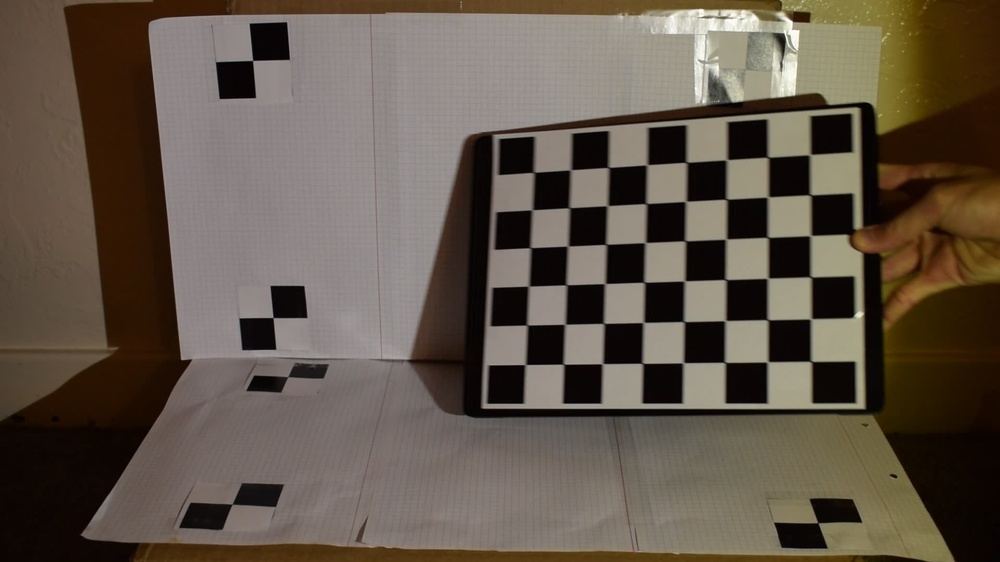
#> input picture assignments/assgn6/data/calib-cup/000006.jpg, 1000 x 562 px, shrunk from 1920 x 1080 before the run
$ python calibrationDemo.py
#> lines starting #> are read from the running program, lines starting #| are printed output that depends on the picture; after the words box and inside, x2 and y2 are one past the last pixel; in counts of white or black regions, pixels touching at a corner belong together
### assignments/assgn6/src/cp_hw6.py
import numpy as np
import os
import cv2
import matplotlib.pyplot as plt
from mpl_toolkits.mplot3d import Axes3D

# images: list of filenames for checkboard calibration files
# checkerboard: dimension of the inner corners
# dW: corner refinement window size. should be smaller for lower resolution images
def computeIntrinsic(images, checkerboard, dW):
    # Defining the dimensions of checkerboard
    # Number of inner corners, hard coded to class example
#> called with checkerboard = (6, 8), dW = (8, 8)
    criteria = (cv2.TERM_CRITERIA_EPS + cv2.TERM_CRITERIA_MAX_ITER, 80, 0.001)

    # Creating vector to store vectors of 3D points for each checkerboard image
    objpoints = []
    # Creating vector to store vectors of 2D points for each checkerboard image
    imgpoints = []

    # Defining the world coordinates for 3D points
    objp = np.zeros((1, checkerboard[0] * checkerboard[1], 3), np.float32)
    objp[0, :, :2] = np.mgrid[0 : checkerboard[0], 0 : checkerboard[1]].T.reshape(-1, 2)
    img_shape = None

    # Extracting path of individual image stored in a given directory
    print("Displaying chessboard corners. Press any button to continue to next example")
    for fname in images:
        img = cv2.imread(fname)
#> img is the input picture: shape (562, 1000, 3); mean B, G, R 73.7, 85.8, 97.2
        gray = cv2.cvtColor(img, cv2.COLOR_BGR2GRAY)
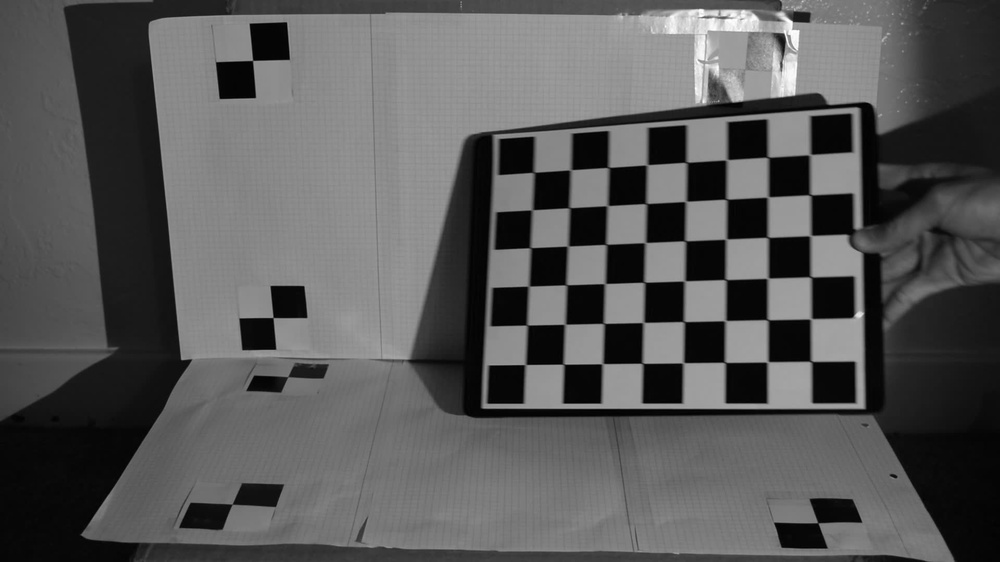
#> gray: shape (562, 1000); min 0, max 254, mean 87.8
        img_shape = gray.shape[::-1]
#> img_shape = (1000, 562)
        # Find the chess board corners
        # If desired number of corners are found in the image then ret = true
        # TODO: touchup
        ret, corners = cv2.findChessboardCorners(gray, checkerboard, None)
#> ret = True; corners = 48 rows, first 8: [810.3, 154.4], [809, 193], [809, 236.1], [810.8, 277.1], [810.8, 318.9], [811.2, 361.5], [768, 157.4], [767.5, 197.3]

        """
        If desired number of corner are detected,
        we refine the pixel coordinates and display
        them on the images of checker board
        """
        if ret == True:
            objpoints.append(objp)
            # refining pixel coordinates for given 2d points.
            # print(corners)
            corners2 = cv2.cornerSubPix(gray, corners, dW, (-1, -1), criteria)
#> corners2 = 48 rows, first 8: [810, 154.6], [810.2, 194.8], [810.5, 235.6], [810.7, 276.9], [810.9, 318.8], [811.1, 361.4], [767.9, 157.3], [767.9, 197]

            imgpoints.append(corners2)

            # Draw and display the corners
            img = cv2.drawChessboardCorners(img, checkerboard, corners2, ret)
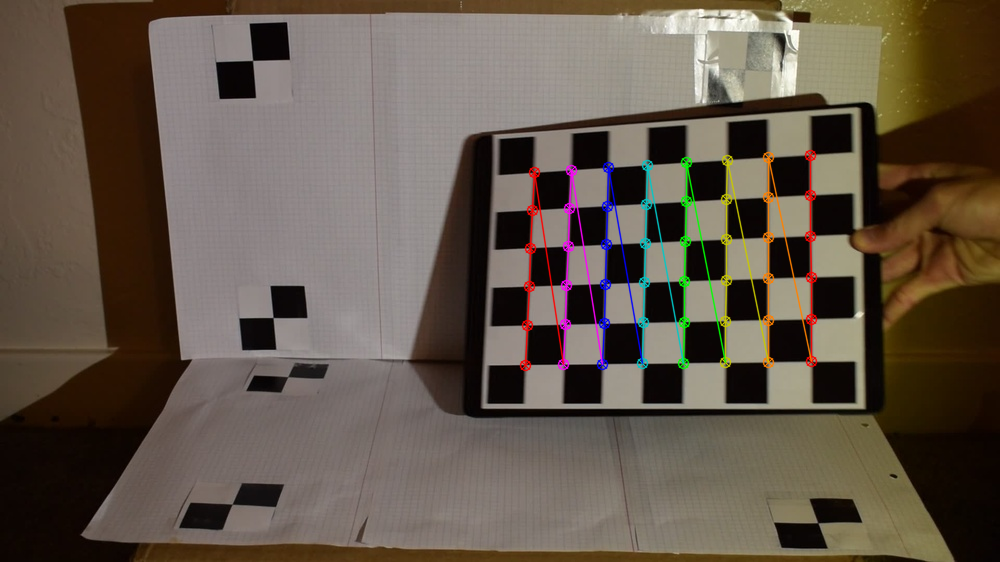
#> img: shape (562, 1000, 3); 2.29% of pixels changed, all inside (x1, y1, x2, y2) = (519, 149, 818, 372)
        else:
            print("error: checkerboard not found")

        cv2.imshow("img", img)
        cv2.waitKey(0)

    cv2.destroyAllWindows()

    """
    Performing camera calibration by
    passing the value of known 3D points (objpoints)
    and corresponding pixel coordinates of the
    detected corners (imgpoints)
        ret:
        mtx: camera matrix
        dist: distortion coefficients

    """
    ret, mtx, dist, rvecs, tvecs = cv2.calibrateCamera(
        objpoints, imgpoints, img_shape, None, None
    )
#> ret = 0.0709; mtx = [[1467.4, 0, 484.1], [0, 1461.9, 237.1], [0, 0, 1]]; dist = [[-0.224, 3.09, 0.0066, 0.0178, -25.07]]; rvecs = ([0.111, 0.502, 1.54],); tvecs = ([7.75, -1.99, 35.04],)

    print("Camera matrix: \n")
    print(mtx)
#| [[1.46742022e+03 0.00000000e+00 4.84105340e+02]
#|  [0.00000000e+00 1.46193438e+03 2.37069753e+02]
#|  [0.00000000e+00 0.00000000e+00 1.00000000e+00]]
    print("Distortion: \n")
    print(dist)
#| [[-2.24105100e-01  3.08716631e+00  6.59650172e-03  1.77783098e-02
#|   -2.50734879e+01]]

    return mtx, dist


# HACK global variables for callbacks… fix this someday…
X_CAPT = np.float32([])
Y_CAPT = np.float32([])


def computeExtrinsic(img_path, mtx, dist, dX, dY):
    global X_CAPT, Y_CAPT
    X_CAPT = np.float32([])
    Y_CAPT = np.float32([])
    color_img = cv2.imread(img_path)
    I = cv2.cvtColor(color_img, cv2.COLOR_BGR2GRAY)
    criteria = (cv2.TERM_CRITERIA_EPS + cv2.TERM_CRITERIA_MAX_ITER, 80, 0.001)

    # [17 lines left out: function capture_click, not called in this run]

    # plt.imshow(color_img[:,:,::-1])
    compute_name = "Define Extrinsic"
    cv2.namedWindow(compute_name)
    cv2.setMouseCallback(compute_name, capture_click)

    print(
        "Click on the four corners of the rectangular pattern, starting from the bottom-left and proceeding counter-clockwise."
    )
    # draw user selected features
    while True:
        cv2.imshow(compute_name, color_img)
        key = cv2.waitKey(1)

        if key == ord("q") or len(X_CAPT) == 4:
            break
    x = X_CAPT
    y = Y_CAPT
    # [17 lines of commented-out code are left out]

    img_points = np.vstack((x, y)).T.reshape(-1, 1, 2)
    obj_points = np.array([[0, dX, dX, 0], [0, 0, dY, dY], [0, 0, 0, 0]]).T.reshape(
        -1, 1, 3
    )
    # print("image points: ", img_points)
    # print("object points: ", obj_points)
    result = cv2.solvePnPRansac(obj_points, img_points, mtx, dist)
    # print(result)
    rvec = result[1]
    tvec = result[2]
    rmat = cv2.Rodrigues(rvec)[0]

    # display axis
    # origin, x (red), y (green), z (blue)
    axis = np.float32([[0, 0, 0], [dX, 0, 0], [0, dY, 0], [0, 0, min(dX, dY)]]).reshape(
        -1, 3
    )
    axis_img = cv2.projectPoints(axis, rvec, tvec, mtx, dist)[0]
    # print("projected points: ", axis_img)

    axis_img = axis_img.astype(int)

    # cv2.namedWindow('Result')
    cv2.putText(
        color_img,
        "X",
        (axis_img[1, 0, 0], axis_img[1, 0, 1]),
        cv2.FONT_HERSHEY_SIMPLEX,
        1.0,
        (0, 0, 255),
    )
    cv2.line(
        color_img,
        (axis_img[0, 0, 0], axis_img[0, 0, 1]),
        (axis_img[1, 0, 0], axis_img[1, 0, 1]),
        (0, 0, 255),
        2,
    )  # x
    cv2.putText(
        color_img,
        "Y",
        (axis_img[2, 0, 0], axis_img[2, 0, 1]),
        cv2.FONT_HERSHEY_SIMPLEX,
        1.0,
        (0, 255, 0),
    )
    cv2.line(
        color_img,
        (axis_img[0, 0, 0], axis_img[0, 0, 1]),
        (axis_img[2, 0, 0], axis_img[2, 0, 1]),
        (0, 255, 0),
        2,
    )  # y
    cv2.putText(
        color_img,
        "Z",
        (axis_img[3, 0, 0], axis_img[3, 0, 1]),
        cv2.FONT_HERSHEY_SIMPLEX,
        1.0,
        (255, 0, 0),
    )
    cv2.line(
        color_img,
        (axis_img[0, 0, 0], axis_img[0, 0, 1]),
        (axis_img[3, 0, 0], axis_img[3, 0, 1]),
        (255, 0, 0),
        2,
    )  # z
    cv2.imshow(compute_name, color_img)
    print("Done! Press any key to exit")

    cv2.waitKey(0)

    # visualize camera relative to calibration plane
    image_corners = np.float32(
        [[0, 0], [I.shape[1], 0], [0, I.shape[0]], [I.shape[1], I.shape[0]]]
    )

    corner_colors = [(0, 0, 0), (1, 0, 1), (0, 0, 1), (0, 0, 1)]
    print("image corners: ", image_corners, image_corners.shape)
    corner_rays = np.matmul(
        rmat.T, np.squeeze(200 * pixel2ray(image_corners, mtx, dist)).T
    )
    print(corner_rays)

    # [21 lines of commented-out code are left out]

    return tvec, rmat


# points: nx2 np.float32 array
# mtx: camera matrix
# dist: distortion values
# rays: nx1x3 np.float32 array
# [38 lines left out: functions pixel2ray, set_axes_equal, _set_axes_radius, not called in this run]

### assignments/assgn6/src/calibrationDemo.py
from cp_hw6 import computeIntrinsic, computeExtrinsic, pixel2ray
import os
import glob
import numpy as np

# Example for running intrinsic and extrinsic calibration on provided structured light examples

# Input data locations
baseDir = "../data"  # data directory
objName = "green"  # object name (should correspond to a dir in data)
seqName = "v1"  # sequence name (subdirectory of object)
calName = "calib-cup"  # calibration sourse (also a dir in data)
image_ext = "jpg"  # file extension for images
useLowRes = False  # enable lowres for debugging

# Extrinsic calibration parameters
dW1 = (8, 8)  # window size for finding checkerboard corners
checkerboard = (6, 8)  # number of internal corners on checkerboard

# Intrinsic calibration parameters
dX = 558.8  # calibration plane length in x direction
dY = 303.2125  # calibration plane length in y direction
dW2 = (8, 8)  # window size finding ground plane corners

if useLowRes:
    calName += "-lr"
    seqName += "-lr"

# Part 1: Intrinsic Calibration
images = glob.glob(os.path.join(baseDir, calName, "*" + image_ext))
mtx, dist = computeIntrinsic(images, checkerboard, dW1)
#> dist = [[-0.224, 3.09, 0.0066, 0.0178, -25.07]]
# write out intrinsic calibration parameters
np.savez(os.path.join(baseDir, calName, "intrinsic_calib.npz"), mtx=mtx, dist=dist)

# Part 2: Extrinsic Calibration
# load intrinsic parameters
with np.load(os.path.join(baseDir, calName, "intrinsic_calib.npz")) as X:
    mtx, dist = [X[i] for i in ("mtx", "dist")]


# obtain extrinsic calibration from reference plane
firstFrame = os.path.join(baseDir, objName, seqName, "000001.jpg")
print("Perform horizontal extrinsic calibration")
tvec_h, rmat_h = computeExtrinsic(firstFrame, mtx, dist, dX, dY)
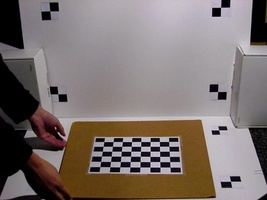
#> input picture assignments/assgn6/data/calib-lr/000001.jpg, 267 x 200 px, shrunk from 512 x 384 before the run, found by its file name
#> in computeExtrinsic, color_img is the input picture: shape (200, 267, 3); mean B, G, R 110.2, 113.7, 124.2
#> in computeExtrinsic, `I = cv2.cvtColor(color_img, cv2.COLOR_BGR2GRAY)`:
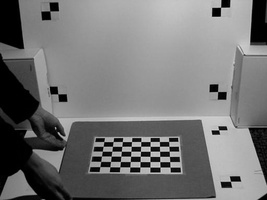
#> I: shape (200, 267); min 0, max 221, mean 116.5
#> (key q is pressed here)
#> (the run stopped early here; a loop or call above may not have finished)
